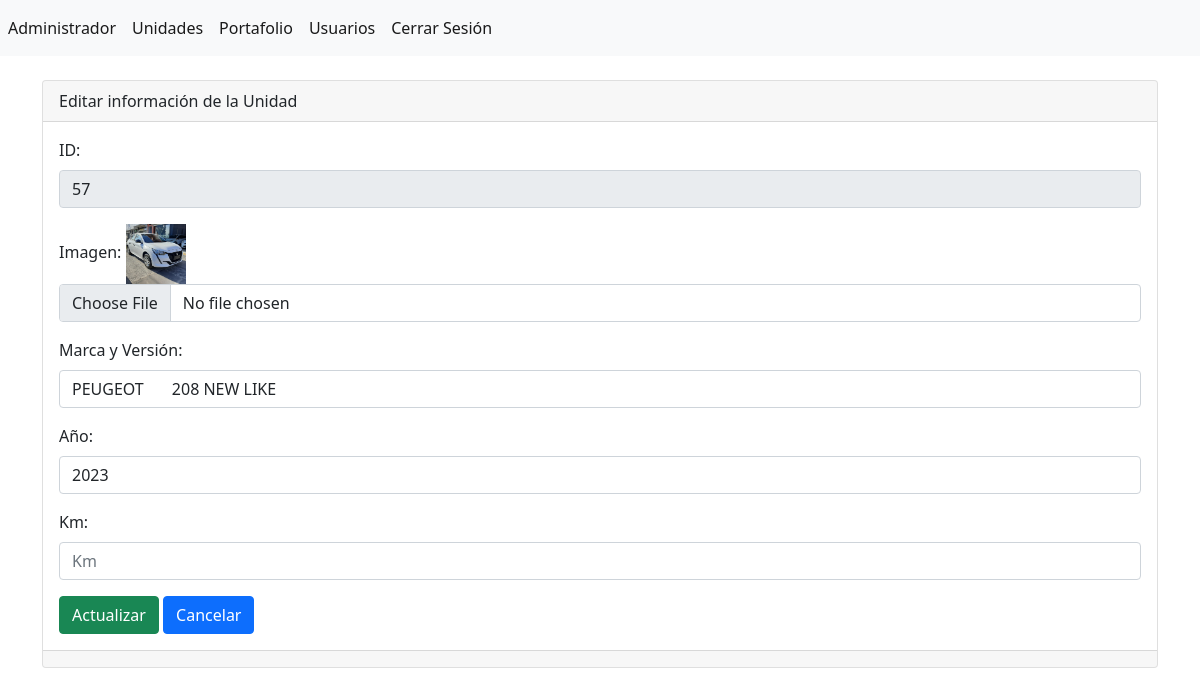
The page /admin/secciones/unidades/editar.php?txtid=57 on the database its author committed.
### tables this page shows
CREATE TABLE `tb_unidades` (
  `id` int(11) NOT NULL,
  `imagen` varchar(255) NOT NULL,
  `Marca` varchar(250) NOT NULL,
  `Año` varchar(50) NOT NULL,
  `Km` varchar(100) NOT NULL
);

### admin/secciones/unidades/editar.php (the view, shortened to what this page needs)
<?php
include("../../bd.php");
if(isset($_GET['txtid'])) {
    $txtid=(isset($_GET['txtid']))?$_GET['txtid']: "";
    $sentencia=$conexion->prepare("SELECT * FROM tb_unidades WHERE id=:id");
    $sentencia->bindParam(":id", $txtid);
    $sentencia->execute();
    $registro=$sentencia->fetch(PDO::FETCH_ASSOC);
        $imagen=$registro['imagen'];
        $Marca=$registro['Marca'];
        $Año=$registro['Año'];
        $Km=$registro['Km'];
    }
include("../../templates/header.php");?>
<div class="card">
    <div class="card-header">
        Editar información de la Unidad
    </div>
    <div class="card-body">
        <form method="post" action="" enctype="multipart/form-data">
            <div class="mb-3">
                <label for="" class="form-label">ID:</label>
                <input readonly value="<?php echo $txtid;?>" type="text" class="form-control" name="txtid" id="txtid"
                aria-describedby="helpId" placeholder="ID">
            </div>
            <div class="mb-3">
                <label for="imagen" class="form-label">Imagen:</label>
                <img width="60" src="../../../img/<?php echo $imagen;?>" />
                <input value="<?php echo $imagen;?>" type="file" class="form-control" name="imagen" id="imagen" aria-describedby="helpId" placeholder="Imagen">
            </div>
            <div class="mb-3">
                <label for="Marca" class="form-label">Marca y Versión:</label>
                    <input value="<?php echo $Marca;?>" type="text" class="form-control" name="Marca" id="Marca" aria-describedby="helpId" placeholder="Marca y Versión">
            </div>
            <div class="mb-3">
                <label for="Año" class="form-label">Año:</label>
                    <input value="<?php echo $Año;?>" type="text" class="form-control" name="Año" id="Año" aria-describedby="helpId" placeholder="Año">
            </div>
            <div class="mb-3">
                <label for="Km" class="form-label">Km:</label>
                    <input value="<?php echo $Km;?>" type="text" class="form-control" name="Km" id="Km" aria-describedby="helpId" placeholder="Km">
            </div>
            <button type="submit" class="btn btn-success">Actualizar</button>
            <a name="" id="" href="index.php" role="button" class="btn btn-primary">Cancelar</a>
        </form>
    </div>
    <div class="card-footer text-muted">
    </div>
</div>
<?php include("../../templates/footer.php");?>

### rows shown on the page
tb_unidades: imagen (picture), Marca "PEUGEOT 208 NEW LIKE", Año "2023"
